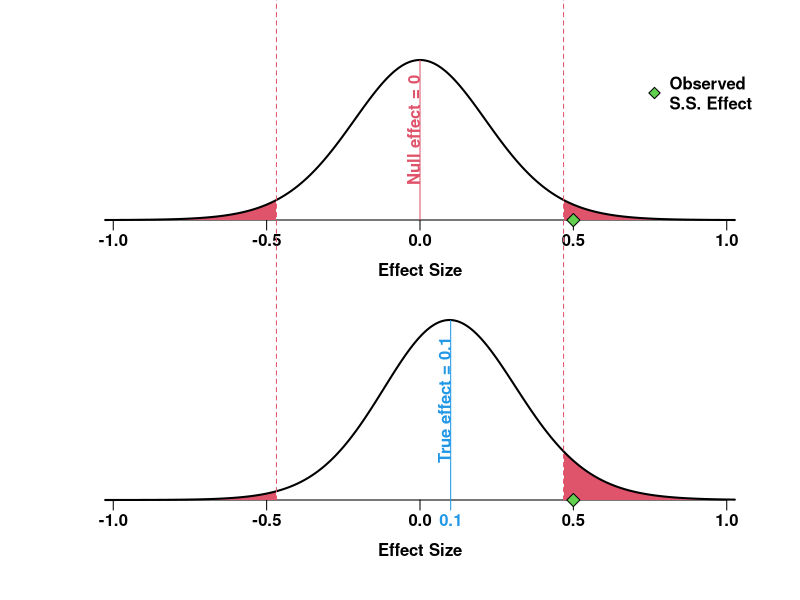

Recreate this plot in R.
type.s.m = function(n1 = 20, n2 = NA, d = .1, obs.d = .6, alpha = .05){
  
  original.par = par(no.readonly = TRUE)
  on.exit(par(original.par))
  
  par(mfrow = c(2, 1), mgp = c(2, .5, 0), mar = c(4, 4, 3, 2), xpd = TRUE)  
     if(abs(d) > .4) d = .4
     N = ifelse(is.na(n2), n1, (n1 * n2)/(n1 + n2))
    df = ifelse(is.na(n2), n1 - 1, (n1 + n2) - 2)
  d.SE = 1/sqrt(N) ; ncp = d*sqrt(N)
  
 min.d = qt(1e-4, df)*d.SE  ;  max.d = qt(0.9999, df)*d.SE
  
`d|H0` = curve( dt(x/d.SE, df)/d.SE, min.d, max.d, n = 1e4, xlab = "Effect Size", 
                  ylab = NA, font = 2, font.lab = 2, ty = "n", yaxt = "n", bty = "n",
                  cex.axis = 1, cex.lab = 1, yaxs = "i")
  
    CI = qt(c(alpha/2, 1 - alpha/2), df)*d.SE
  
     x = seq(min.d, CI[1], l = 1e4) ;  y = dt(x/d.SE, df)/d.SE
    xx = seq(max.d, CI[2], l = 1e4) ; yy = dt(xx/d.SE, df)/d.SE
  
  polygon(c(min.d,  x, CI[1]), c( y[1],  y, rev( y[1])), col = 2, border = NA)  
  polygon(c(max.d, xx, CI[2]), c(yy[1], yy, rev(yy[1])), col = 2, border = NA)  
  
  lines(`d|H0`, lwd = 2)
  text(0, max(`d|H0`$y)/2, paste0("Null effect = ", 0), font = 2, srt = 90, pos = 3, col = 2)
  
  points(obs.d, 0, pch = 23, bg = 3, cex = 1.4, xpd = TRUE)
  
  legend("topright", "Observed \nS.S. Effect", pch = 23, pt.bg = 3, pt.cex = 1.2, bty = "n", text.font = 2)   
  abline(v = 0, col = 2, xpd = FALSE) 
  
  par(mar = c(5, 4, 1, 2))
  
`d|H1` = curve( dt(x/d.SE, df, ncp)/d.SE, min.d, max.d, n = 1e4, xlab = "Effect Size", 
                  ylab = NA, font = 2, font.lab = 2, yaxt = "n", bty = "n",
                  cex.axis = 1, cex.lab = 1, yaxs = "i", ty = "n")
  
   x = seq(min.d, CI[1], l = 1e4)  ;  y = dt( x/d.SE, df, ncp)/d.SE
  xx = seq(max.d, CI[2], l = 1e4)  ; yy = dt(xx/d.SE, df, ncp)/d.SE 
  
  polygon(c(min.d,  x, CI[1]), c( y[1],  y, rev( y[1])), col = 2, border = NA)  
  polygon(c(max.d, xx, CI[2]), c(yy[1], yy, rev(yy[1])), col = 2, border = NA) 
  
  lines(`d|H1`, lwd = 2)
  text(d, max(`d|H1`$y)/2, paste0("True effect = ", d), font = 2, pos = 3, srt = 90, col = 4)
  
  axis(1, at = d, col = 4, col.axis = 4, font = 2)
  points(obs.d, 0, pch = 23, bg = 3, cex = 1.4, xpd = TRUE)
  abline(v = d, col = 4, xpd = FALSE)
  
  segments(c(CI[1], CI[2]), 0, c(CI[1], CI[2]), 20, lty = 2, col = 2, xpd = NA)
  
  type.s.area = pt(ifelse(d > 0, CI[1]/d.SE, CI[2]/d.SE), df, ncp, lower.tail = ifelse(d > 0, TRUE, FALSE))
        power = type.s.area + pt(ifelse(d > 0, CI[2]/d.SE, CI[1]/d.SE), df, ncp, lower.tail = ifelse(d > 0, FALSE, TRUE))
       type.s = type.s.area / power
      p.value = 2*pt(abs(obs.d)/d.SE, df, lower.tail = FALSE)
     random.d = rt(n = 1e4, df, ncp)*d.SE
          sig = if(d > 0) abs(random.d) > CI[2] else -abs(random.d) < CI[1]
  exaggration = if(d > 0) mean(abs(random.d)[sig])/ d else mean(-abs(random.d)[sig])/ d

  list(exaggration = exaggration, type.s = type.s, power = power, Crit.d = CI[2], p.value = p.value)
}
# Example of use:
type.s.m(n1 = 20, d = .1, obs.d = .5, alpha = .05)
